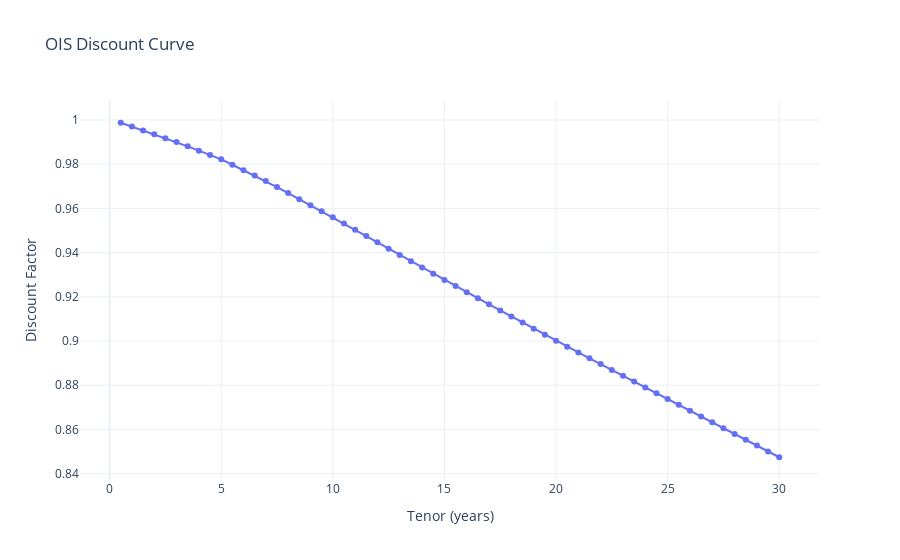

The cell this chart's notebook holds for it:
### Code cell
plot_discount_curve(df=OIS_Interpolated_Data,
                    discount_curve="OIS_Discount_Factor",
                    title="OIS Discount Curve")

### Figure 1 — Plotly figure (JSON) as saved in the notebook; plotly's stock layout.template omitted (floating-point values rounded to 4 significant figures)
{"data": [{"line": {"width": 2}, "marker": {"size": 6}, "mode": "lines+markers", "name": "Discount Curve", "type": "scatter", "x": [0.5, 1, 1.5, 2, 2.5, 3, 3.5, 4, 4.5, 5, 5.5, 6, 6.5, 7, 7.5, 8, 8.5, 9, 9.5, 10, 10.5, 11, 11.5, 12, 12.5, 13, 13.5, 14, 14.5, 15, 15.5, 16, 16.5, 17, 17.5, 18, 18.5, 19, 19.5, 20, 20.5, 21, 21.5, 22, 22.5, 23, 23.5, 24, 24.5, 25, 25.5, 26, 26.5, 27, 27.5, 28, 28.5, 29, 29.5, 30], "y": [0.9988, 0.997, 0.9953, 0.9935, 0.9918, 0.99, 0.9881, 0.9861, 0.9842, 0.9822, 0.9797, 0.9773, 0.9749, 0.9724, 0.9697, 0.9669, 0.9642, 0.9615, 0.9587, 0.956, 0.9531, 0.9503, 0.9475, 0.9446, 0.9418, 0.939, 0.9361, 0.9333, 0.9304, 0.9276, 0.9249, 0.9221, 0.9194, 0.9166, 0.9138, 0.9111, 0.9083, 0.9056, 0.9028, 0.9001, 0.8974, 0.8948, 0.8922, 0.8895, 0.8869, 0.8843, 0.8816, 0.879, 0.8764, 0.8737, 0.8711, 0.8685, 0.8658, 0.8632, 0.8606, 0.8579, 0.8553, 0.8527, 0.85, 0.8474]}], "layout": {"autosize": true, "title": {"text": "OIS Discount Curve"}, "xaxis": {"autorange": true, "range": [-1.286, 31.79], "showgrid": true, "title": {"text": "Tenor (years)"}, "type": "linear"}, "yaxis": {"autorange": true, "range": [0.8349, 1.011], "showgrid": true, "title": {"text": "Discount Factor"}, "type": "linear"}}}
